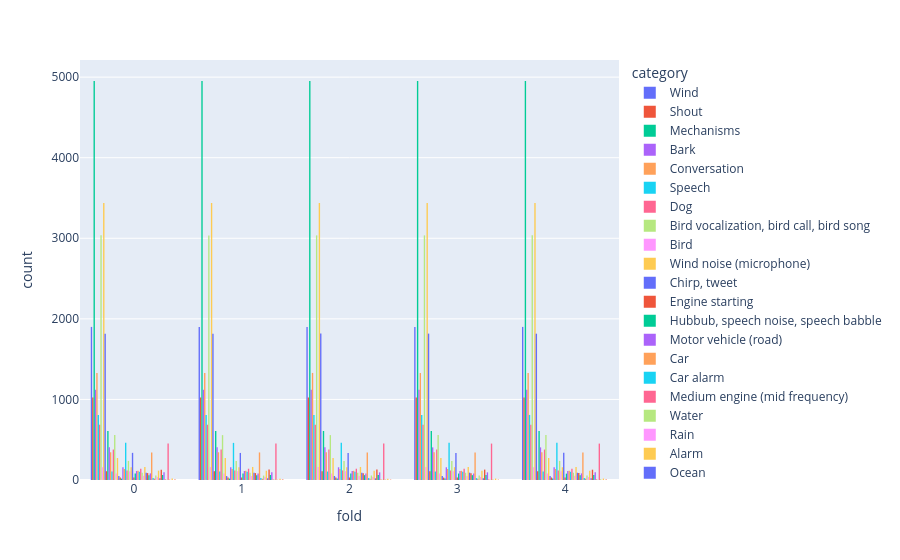

The code cell stored with this chart in its notebook:
### Code cell
# how many folds are there?
pd_train['fold'].unique()
print("Number of folds:", len(pd_train['fold'].unique()))
print("Folds: ", pd_train['fold'].unique())

# count how manu instances have each fold
pd_train['fold'].value_counts()

#plot the distribution of the folds according to the categories
fig = px.histogram(pd_train, x="fold", color="category", barmode="group")
fig.show()

### Figure 1 — Plotly figure (JSON) as saved in the notebook; plotly's stock layout.template omitted (floating-point values rounded to 4 significant figures; data arrays with more than 128 entries replaced by an {"elided": "..."} marker saying what was removed)
{"data": [{"alignmentgroup": "True", "bingroup": "x", "hovertemplate": "category=Wind<br>fold=%{x}<br>count=%{y}<extra></extra>", "legendgroup": "Wind", "marker": {"color": "#636efa", "pattern": {"shape": ""}}, "name": "Wind", "offsetgroup": "Wind", "orientation": "v", "showlegend": true, "type": "histogram", "x": {"elided": "9500 int values"}, "xaxis": "x", "yaxis": "y"}, {"alignmentgroup": "True", "bingroup": "x", "hovertemplate": "category=Shout<br>fold=%{x}<br>count=%{y}<extra></extra>", "legendgroup": "Shout", "marker": {"color": "#EF553B", "pattern": {"shape": ""}}, "name": "Shout", "offsetgroup": "Shout", "orientation": "v", "showlegend": true, "type": "histogram", "x": {"elided": "5120 int values"}, "xaxis": "x", "yaxis": "y"}, {"alignmentgroup": "True", "bingroup": "x", "hovertemplate": "category=Mechanisms<br>fold=%{x}<br>count=%{y}<extra></extra>", "legendgroup": "Mechanisms", "marker": {"color": "#00cc96", "pattern": {"shape": ""}}, "name": "Mechanisms", "offsetgroup": "Mechanisms", "orientation": "v", "showlegend": true, "type": "histogram", "x": {"elided": "24758 int values"}, "xaxis": "x", "yaxis": "y"}, {"alignmentgroup": "True", "bingroup": "x", "hovertemplate": "category=Bark<br>fold=%{x}<br>count=%{y}<extra></extra>", "legendgroup": "Bark", "marker": {"color": "#ab63fa", "pattern": {"shape": ""}}, "name": "Bark", "offsetgroup": "Bark", "orientation": "v", "showlegend": true, "type": "histogram", "x": {"elided": "5602 int values"}, "xaxis": "x", "yaxis": "y"}, {"alignmentgroup": "True", "bingroup": "x", "hovertemplate": "category=Conversation<br>fold=%{x}<br>count=%{y}<extra></extra>", "legendgroup": "Conversation", "marker": {"color": "#FFA15A", "pattern": {"shape": ""}}, "name": "Conversation", "offsetgroup": "Conversation", "orientation": "v", "showlegend": true, "type": "histogram", "x": {"elided": "6643 int values"}, "xaxis": "x", "yaxis": "y"}, {"alignmentgroup": "True", "bingroup": "x", "hovertemplate": "category=Speech<br>fold=%{x}<br>count=%{y}<extra></extra>", "legendgroup": "Speech", "marker": {"color": "#19d3f3", "pattern": {"shape": ""}}, "name": "Speech", "offsetgroup": "Speech", "orientation": "v", "showlegend": true, "type": "histogram", "x": {"elided": "4040 int values"}, "xaxis": "x", "yaxis": "y"}, {"alignmentgroup": "True", "bingroup": "x", "hovertemplate": "category=Dog<br>fold=%{x}<br>count=%{y}<extra></extra>", "legendgroup": "Dog", "marker": {"color": "#FF6692", "pattern": {"shape": ""}}, "name": "Dog", "offsetgroup": "Dog", "orientation": "v", "showlegend": true, "type": "histogram", "x": {"elided": "3431 int values"}, "xaxis": "x", "yaxis": "y"}, {"alignmentgroup": "True", "bingroup": "x", "hovertemplate": "category=Bird vocalization, bird call, bird song<br>fold=%{x}<br>count=%{y}<extra></extra>", "legendgroup": "Bird vocalization, bird call, bird song", "marker": {"color": "#B6E880", "pattern": {"shape": ""}}, "name": "Bird vocalization, bird call, bird song", "offsetgroup": "Bird vocalization, bird call, bird song", "orientation": "v", "showlegend": true, "type": "histogram", "x": {"elided": "15182 int values"}, "xaxis": "x", "yaxis": "y"}, {"alignmentgroup": "True", "bingroup": "x", "hovertemplate": "category=Bird<br>fold=%{x}<br>count=%{y}<extra></extra>", "legendgroup": "Bird", "marker": {"color": "#FF97FF", "pattern": {"shape": ""}}, "name": "Bird", "offsetgroup": "Bird", "orientation": "v", "showlegend": true, "type": "histogram", "x": {"elided": "798 int values"}, "xaxis": "x", "yaxis": "y"}, {"alignmentgroup": "True", "bingroup": "x", "hovertemplate": "category=Wind noise (microphone)<br>fold=%{x}<br>count=%{y}<extra></extra>", "legendgroup": "Wind noise (microphone)", "marker": {"color": "#FECB52", "pattern": {"shape": ""}}, "name": "Wind noise (microphone)", "offsetgroup": "Wind noise (microphone)", "orientation": "v", "showlegend": true, "type": "histogram", "x": {"elided": "17188 int values"}, "xaxis": "x", "yaxis": "y"}, {"alignmentgroup": "True", "bingroup": "x", "hovertemplate": "category=Chirp, tweet<br>fold=%{x}<br>count=%{y}<extra></extra>", "legendgroup": "Chirp, tweet", "marker": {"color": "#636efa", "pattern": {"shape": ""}}, "name": "Chirp, tweet", "offsetgroup": "Chirp, tweet", "orientation": "v", "showlegend": true, "type": "histogram", "x": {"elided": "9082 int values"}, "xaxis": "x", "yaxis": "y"}, {"alignmentgroup": "True", "bingroup": "x", "hovertemplate": "category=Engine starting<br>fold=%{x}<br>count=%{y}<extra></extra>", "legendgroup": "Engine starting", "marker": {"color": "#EF553B", "pattern": {"shape": ""}}, "name": "Engine starting", "offsetgroup": "Engine starting", "orientation": "v", "showlegend": true, "type": "histogram", "x": {"elided": "543 int values"}, "xaxis": "x", "yaxis": "y"}, {"alignmentgroup": "True", "bingroup": "x", "hovertemplate": "category=Hubbub, speech noise, speech babble<br>fold=%{x}<br>count=%{y}<extra></extra>", "legendgroup": "Hubbub, speech noise, speech babble", "marker": {"color": "#00cc96", "pattern": {"shape": ""}}, "name": "Hubbub, speech noise, speech babble", "offsetgroup": "Hubbub, speech noise, speech babble", "orientation": "v", "showlegend": true, "type": "histogram", "x": {"elided": "3038 int values"}, "xaxis": "x", "yaxis": "y"}, {"alignmentgroup": "True", "bingroup": "x", "hovertemplate": "category=Motor vehicle (road)<br>fold=%{x}<br>count=%{y}<extra></extra>", "legendgroup": "Motor vehicle (road)", "marker": {"color": "#ab63fa", "pattern": {"shape": ""}}, "name": "Motor vehicle (road)", "offsetgroup": "Motor vehicle (road)", "orientation": "v", "showlegend": true, "type": "histogram", "x": {"elided": "2025 int values"}, "xaxis": "x", "yaxis": "y"}, {"alignmentgroup": "True", "bingroup": "x", "hovertemplate": "category=Car<br>fold=%{x}<br>count=%{y}<extra></extra>", "legendgroup": "Car", "marker": {"color": "#FFA15A", "pattern": {"shape": ""}}, "name": "Car", "offsetgroup": "Car", "orientation": "v", "showlegend": true, "type": "histogram", "x": {"elided": "1718 int values"}, "xaxis": "x", "yaxis": "y"}, {"alignmentgroup": "True", "bingroup": "x", "hovertemplate": "category=Car alarm<br>fold=%{x}<br>count=%{y}<extra></extra>", "legendgroup": "Car alarm", "marker": {"color": "#19d3f3", "pattern": {"shape": ""}}, "name": "Car alarm", "offsetgroup": "Car alarm", "orientation": "v", "showlegend": true, "type": "histogram", "x": {"elided": "525 int values"}, "xaxis": "x", "yaxis": "y"}, {"alignmentgroup": "True", "bingroup": "x", "hovertemplate": "category=Medium engine (mid frequency)<br>fold=%{x}<br>count=%{y}<extra></extra>", "legendgroup": "Medium engine (mid frequency)", "marker": {"color": "#FF6692", "pattern": {"shape": ""}}, "name": "Medium engine (mid frequency)", "offsetgroup": "Medium engine (mid frequency)", "orientation": "v", "showlegend": true, "type": "histogram", "x": {"elided": "1890 int values"}, "xaxis": "x", "yaxis": "y"}, {"alignmentgroup": "True", "bingroup": "x", "hovertemplate": "category=Water<br>fold=%{x}<br>count=%{y}<extra></extra>", "legendgroup": "Water", "marker": {"color": "#B6E880", "pattern": {"shape": ""}}, "name": "Water", "offsetgroup": "Water", "orientation": "v", "showlegend": true, "type": "histogram", "x": {"elided": "2788 int values"}, "xaxis": "x", "yaxis": "y"}, {"alignmentgroup": "True", "bingroup": "x", "hovertemplate": "category=Rain<br>fold=%{x}<br>count=%{y}<extra></extra>", "legendgroup": "Rain", "marker": {"color": "#FF97FF", "pattern": {"shape": ""}}, "name": "Rain", "offsetgroup": "Rain", "orientation": "v", "showlegend": true, "type": "histogram", "x": {"elided": "407 int values"}, "xaxis": "x", "yaxis": "y"}, {"alignmentgroup": "True", "bingroup": "x", "hovertemplate": "category=Alarm<br>fold=%{x}<br>count=%{y}<extra></extra>", "legendgroup": "Alarm", "marker": {"color": "#FECB52", "pattern": {"shape": ""}}, "name": "Alarm", "offsetgroup": "Alarm", "orientation": "v", "showlegend": true, "type": "histogram", "x": {"elided": "1364 int values"}, "xaxis": "x", "yaxis": "y"}, {"alignmentgroup": "True", "bingroup": "x", "hovertemplate": "category=Ocean<br>fold=%{x}<br>count=%{y}<extra></extra>", "legendgroup": "Ocean", "marker": {"color": "#636efa", "pattern": {"shape": ""}}, "name": "Ocean", "offsetgroup": "Ocean", "orientation": "v", "showlegend": true, "type": "histogram", "x": {"elided": "247 int values"}, "xaxis": "x", "yaxis": "y"}, {"alignmentgroup": "True", "bingroup": "x", "hovertemplate": "category=Ship<br>fold=%{x}<br>count=%{y}<extra></extra>", "legendgroup": "Ship", "marker": {"color": "#EF553B", "pattern": {"shape": ""}}, "name": "Ship", "offsetgroup": "Ship", "orientation": "v", "showlegend": true, "type": "histogram", "x": {"elided": "152 int values"}, "xaxis": "x", "yaxis": "y"}, {"alignmentgroup": "True", "bingroup": "x", "hovertemplate": "category=Light engine (high frequency)<br>fold=%{x}<br>count=%{y}<extra></extra>", "legendgroup": "Light engine (high frequency)", "marker": {"color": "#00cc96", "pattern": {"shape": ""}}, "name": "Light engine (high frequency)", "offsetgroup": "Light engine (high frequency)", "orientation": "v", "showlegend": true, "type": "histogram", "x": [4, 1, 3, 4, 4, 1, 4, 4, 3, 2, 2, 3, 3, 1, 1, 0, 2, 3, 2, 3, 3, 1, 0, 4, 1, 0, 0, 0, 0, 3, 2, 2, 3, 3, 0, 4, 2, 1, 2, 0, 0, 2, 1, 2, 2, 1, 2, 3, 1, 4, 1, 0, 1, 3, 4, 0, 4, 0, 2, 2, 0, 1, 2, 0, 4, 0, 1, 1, 4, 1, 3, 2, 4, 3, 1, 1, 3, 4, 4, 2, 0, 4, 4, 3, 0, 3, 4, 3, 2], "xaxis": "x", "yaxis": "y"}, {"alignmentgroup": "True", "bingroup": "x", "hovertemplate": "category=Tools<br>fold=%{x}<br>count=%{y}<extra></extra>", "legendgroup": "Tools", "marker": {"color": "#ab63fa", "pattern": {"shape": ""}}, "name": "Tools", "offsetgroup": "Tools", "orientation": "v", "showlegend": true, "type": "histogram", "x": {"elided": "792 int values"}, "xaxis": "x", "yaxis": "y"}, {"alignmentgroup": "True", "bingroup": "x", "hovertemplate": "category=Truck<br>fold=%{x}<br>count=%{y}<extra></extra>", "legendgroup": "Truck", "marker": {"color": "#FFA15A", "pattern": {"shape": ""}}, "name": "Truck", "offsetgroup": "Truck", "orientation": "v", "showlegend": true, "type": "histogram", "x": {"elided": "684 int values"}, "xaxis": "x", "yaxis": "y"}, {"alignmentgroup": "True", "bingroup": "x", "hovertemplate": "category=Thump, thud<br>fold=%{x}<br>count=%{y}<extra></extra>", "legendgroup": "Thump, thud", "marker": {"color": "#19d3f3", "pattern": {"shape": ""}}, "name": "Thump, thud", "offsetgroup": "Thump, thud", "orientation": "v", "showlegend": true, "type": "histogram", "x": {"elided": "2305 int values"}, "xaxis": "x", "yaxis": "y"}, {"alignmentgroup": "True", "bingroup": "x", "hovertemplate": "category=Traffic noise, roadway noise<br>fold=%{x}<br>count=%{y}<extra></extra>", "legendgroup": "Traffic noise, roadway noise", "marker": {"color": "#FF6692", "pattern": {"shape": ""}}, "name": "Traffic noise, roadway noise", "offsetgroup": "Traffic noise, roadway noise", "orientation": "v", "showlegend": true, "type": "histogram", "x": {"elided": "592 int values"}, "xaxis": "x", "yaxis": "y"}, {"alignmentgroup": "True", "bingroup": "x", "hovertemplate": "category=Screaming<br>fold=%{x}<br>count=%{y}<extra></extra>", "legendgroup": "Screaming", "marker": {"color": "#B6E880", "pattern": {"shape": ""}}, "name": "Screaming", "offsetgroup": "Screaming", "orientation": "v", "showlegend": true, "type": "histogram", "x": {"elided": "1183 int values"}, "xaxis": "x", "yaxis": "y"}, {"alignmentgroup": "True", "bingroup": "x", "hovertemplate": "category=Motorcycle<br>fold=%{x}<br>count=%{y}<extra></extra>", "legendgroup": "Motorcycle", "marker": {"color": "#FF97FF", "pattern": {"shape": ""}}, "name": "Motorcycle", "offsetgroup": "Motorcycle", "orientation": "v", "showlegend": true, "type": "histogram", "x": {"elided": "546 int values"}, "xaxis": "x", "yaxis": "y"}, {"alignmentgroup": "True", "bingroup": "x", "hovertemplate": "category=Squeak<br>fold=%{x}<br>count=%{y}<extra></extra>", "legendgroup": "Squeak", "marker": {"color": "#FECB52", "pattern": {"shape": ""}}, "name": "Squeak", "offsetgroup": "Squeak", "orientation": "v", "showlegend": true, "type": "histogram", "x": {"elided": "792 int values"}, "xaxis": "x", "yaxis": "y"}, {"alignmentgroup": "True", "bingroup": "x", "hovertemplate": "category=Reversing beeps<br>fold=%{x}<br>count=%{y}<extra></extra>", "legendgroup": "Reversing beeps", "marker": {"color": "#636efa", "pattern": {"shape": ""}}, "name": "Reversing beeps", "offsetgroup": "Reversing beeps", "orientation": "v", "showlegend": true, "type": "histogram", "x": {"elided": "1682 int values"}, "xaxis": "x", "yaxis": "y"}, {"alignmentgroup": "True", "bingroup": "x", "hovertemplate": "category=Ambulance (siren)<br>fold=%{x}<br>count=%{y}<extra></extra>", "legendgroup": "Ambulance (siren)", "marker": {"color": "#EF553B", "pattern": {"shape": ""}}, "name": "Ambulance (siren)", "offsetgroup": "Ambulance (siren)", "orientation": "v", "showlegend": true, "type": "histogram", "x": {"elided": "154 int values"}, "xaxis": "x", "yaxis": "y"}, {"alignmentgroup": "True", "bingroup": "x", "hovertemplate": "category=Clang<br>fold=%{x}<br>count=%{y}<extra></extra>", "legendgroup": "Clang", "marker": {"color": "#00cc96", "pattern": {"shape": ""}}, "name": "Clang", "offsetgroup": "Clang", "orientation": "v", "showlegend": true, "type": "histogram", "x": {"elided": "399 int values"}, "xaxis": "x", "yaxis": "y"}, {"alignmentgroup": "True", "bingroup": "x", "hovertemplate": "category=Engine<br>fold=%{x}<br>count=%{y}<extra></extra>", "legendgroup": "Engine", "marker": {"color": "#ab63fa", "pattern": {"shape": ""}}, "name": "Engine", "offsetgroup": "Engine", "orientation": "v", "showlegend": true, "type": "histogram", "x": {"elided": "561 int values"}, "xaxis": "x", "yaxis": "y"}, {"alignmentgroup": "True", "bingroup": "x", "hovertemplate": "category=Waves, surf<br>fold=%{x}<br>count=%{y}<extra></extra>", "legendgroup": "Waves, surf", "marker": {"color": "#FFA15A", "pattern": {"shape": ""}}, "name": "Waves, surf", "offsetgroup": "Waves, surf", "orientation": "v", "showlegend": true, "type": "histogram", "x": {"elided": "571 int values"}, "xaxis": "x", "yaxis": "y"}, {"alignmentgroup": "True", "bingroup": "x", "hovertemplate": "category=Whistle<br>fold=%{x}<br>count=%{y}<extra></extra>", "legendgroup": "Whistle", "marker": {"color": "#19d3f3", "pattern": {"shape": ""}}, "name": "Whistle", "offsetgroup": "Whistle", "orientation": "v", "showlegend": true, "type": "histogram", "x": {"elided": "513 int values"}, "xaxis": "x", "yaxis": "y"}, {"alignmentgroup": "True", "bingroup": "x", "hovertemplate": "category=Siren<br>fold=%{x}<br>count=%{y}<extra></extra>", "legendgroup": "Siren", "marker": {"color": "#FF6692", "pattern": {"shape": ""}}, "name": "Siren", "offsetgroup": "Siren", "orientation": "v", "showlegend": true, "type": "histogram", "x": {"elided": "700 int values"}, "xaxis": "x", "yaxis": "y"}, {"alignmentgroup": "True", "bingroup": "x", "hovertemplate": "category=Stream<br>fold=%{x}<br>count=%{y}<extra></extra>", "legendgroup": "Stream", "marker": {"color": "#B6E880", "pattern": {"shape": ""}}, "name": "Stream", "offsetgroup": "Stream", "orientation": "v", "showlegend": true, "type": "histogram", "x": {"elided": "450 int values"}, "xaxis": "x", "yaxis": "y"}, {"alignmentgroup": "True", "bingroup": "x", "hovertemplate": "category=Mechanical fan<br>fold=%{x}<br>count=%{y}<extra></extra>", "legendgroup": "Mechanical fan", "marker": {"color": "#FF97FF", "pattern": {"shape": ""}}, "name": "Mechanical fan", "offsetgroup": "Mechanical fan", "orientation": "v", "showlegend": true, "type": "histogram", "x": {"elided": "257 int values"}, "xaxis": "x", "yaxis": "y"}, {"alignmentgroup": "True", "bingroup": "x", "hovertemplate": "category=Air horn, truck horn<br>fold=%{x}<br>count=%{y}<extra></extra>", "legendgroup": "Air horn, truck horn", "marker": {"color": "#FECB52", "pattern": {"shape": ""}}, "name": "Air horn, truck horn", "offsetgroup": "Air horn, truck horn", "orientation": "v", "showlegend": true, "type": "histogram", "x": {"elided": "809 int values"}, "xaxis": "x", "yaxis": "y"}, {"alignmentgroup": "True", "bingroup": "x", "hovertemplate": "category=Rain on surface<br>fold=%{x}<br>count=%{y}<extra></extra>", "legendgroup": "Rain on surface", "marker": {"color": "#636efa", "pattern": {"shape": ""}}, "name": "Rain on surface", "offsetgroup": "Rain on surface", "orientation": "v", "showlegend": true, "type": "histogram", "x": {"elided": "454 int values"}, "xaxis": "x", "yaxis": "y"}, {"alignmentgroup": "True", "bingroup": "x", "hovertemplate": "category=Engine knocking<br>fold=%{x}<br>count=%{y}<extra></extra>", "legendgroup": "Engine knocking", "marker": {"color": "#EF553B", "pattern": {"shape": ""}}, "name": "Engine knocking", "offsetgroup": "Engine knocking", "orientation": "v", "showlegend": true, "type": "histogram", "x": {"elided": "428 int values"}, "xaxis": "x", "yaxis": "y"}, {"alignmentgroup": "True", "bingroup": "x", "hovertemplate": "category=Car passing by<br>fold=%{x}<br>count=%{y}<extra></extra>", "legendgroup": "Car passing by", "marker": {"color": "#00cc96", "pattern": {"shape": ""}}, "name": "Car passing by", "offsetgroup": "Car passing by", "orientation": "v", "showlegend": true, "type": "histogram", "x": {"elided": "300 int values"}, "xaxis": "x", "yaxis": "y"}, {"alignmentgroup": "True", "bingroup": "x", "hovertemplate": "category=Air brake<br>fold=%{x}<br>count=%{y}<extra></extra>", "legendgroup": "Air brake", "marker": {"color": "#ab63fa", "pattern": {"shape": ""}}, "name": "Air brake", "offsetgroup": "Air brake", "orientation": "v", "showlegend": true, "type": "histogram", "x": {"elided": "409 int values"}, "xaxis": "x", "yaxis": "y"}, {"alignmentgroup": "True", "bingroup": "x", "hovertemplate": "category=Vehicle horn, car horn, honking<br>fold=%{x}<br>count=%{y}<extra></extra>", "legendgroup": "Vehicle horn, car horn, honking", "marker": {"color": "#FFA15A", "pattern": {"shape": ""}}, "name": "Vehicle horn, car horn, honking", "offsetgroup": "Vehicle horn, car horn, honking", "orientation": "v", "showlegend": true, "type": "histogram", "x": {"elided": "1710 int values"}, "xaxis": "x", "yaxis": "y"}, {"alignmentgroup": "True", "bingroup": "x", "hovertemplate": "category=Emergency vehicle<br>fold=%{x}<br>count=%{y}<extra></extra>", "legendgroup": "Emergency vehicle", "marker": {"color": "#19d3f3", "pattern": {"shape": ""}}, "name": "Emergency vehicle", "offsetgroup": "Emergency vehicle", "orientation": "v", "showlegend": true, "type": "histogram", "x": [0, 2, 3, 3, 3, 1, 2, 0, 0, 2, 1, 3, 0, 4, 0, 2, 4, 2, 4, 1, 1, 4, 1, 2, 4, 3, 0, 4, 1, 1, 4, 1, 1, 0, 1, 3, 0, 3, 4, 2, 3, 0, 4, 2, 4, 4, 2, 1, 4, 3, 2, 3, 4, 1, 3, 4, 0, 3, 4, 3, 4, 0, 1, 1, 0, 0, 0, 3, 4, 3, 2, 3, 3, 1, 0, 2, 0, 1, 4, 2, 1, 2, 0, 2, 0, 1, 0, 3, 1, 2, 3, 2, 2, 2, 3, 2, 1, 0, 3, 2, 0, 4, 1, 1, 4, 3, 4, 4, 2, 1, 0, 2, 2, 3, 3, 2, 4, 4, 1, 0, 1, 0], "xaxis": "x", "yaxis": "y"}, {"alignmentgroup": "True", "bingroup": "x", "hovertemplate": "category=Rumble<br>fold=%{x}<br>count=%{y}<extra></extra>", "legendgroup": "Rumble", "marker": {"color": "#FF6692", "pattern": {"shape": ""}}, "name": "Rumble", "offsetgroup": "Rumble", "orientation": "v", "showlegend": true, "type": "histogram", "x": [4, 1, 0, 3, 4, 4, 3, 4, 4, 0, 0, 4, 1, 3, 0, 0, 3, 0, 3, 1, 2, 2, 2, 1, 4, 4, 2, 0, 4, 0, 0, 2, 0, 1, 3, 0, 4, 0, 1, 1, 4, 2, 3, 2, 1, 2, 1, 3, 0, 4, 1, 1, 0, 2, 2, 3, 2, 1, 4, 2, 1, 3, 3, 4, 4, 1, 3, 3, 0, 0, 3, 2, 2, 3, 2, 1, 2, 3, 1, 4, 0, 1, 4, 3], "xaxis": "x", "yaxis": "y"}, {"alignmentgroup": "True", "bingroup": "x", "hovertemplate": "category=Thunk<br>fold=%{x}<br>count=%{y}<extra></extra>", "legendgroup": "Thunk", "marker": {"color": "#B6E880", "pattern": {"shape": ""}}, "name": "Thunk", "offsetgroup": "Thunk", "orientation": "v", "showlegend": true, "type": "histogram", "x": {"elided": "276 int values"}, "xaxis": "x", "yaxis": "y"}, {"alignmentgroup": "True", "bingroup": "x", "hovertemplate": "category=Buzzer<br>fold=%{x}<br>count=%{y}<extra></extra>", "legendgroup": "Buzzer", "marker": {"color": "#FF97FF", "pattern": {"shape": ""}}, "name": "Buzzer", "offsetgroup": "Buzzer", "orientation": "v", "showlegend": true, "type": "histogram", "x": {"elided": "185 int values"}, "xaxis": "x", "yaxis": "y"}, {"alignmentgroup": "True", "bingroup": "x", "hovertemplate": "category=Gears<br>fold=%{x}<br>count=%{y}<extra></extra>", "legendgroup": "Gears", "marker": {"color": "#FECB52", "pattern": {"shape": ""}}, "name": "Gears", "offsetgroup": "Gears", "orientation": "v", "showlegend": true, "type": "histogram", "x": {"elided": "578 int values"}, "xaxis": "x", "yaxis": "y"}, {"alignmentgroup": "True", "bingroup": "x", "hovertemplate": "category=Sailboat, sailing ship<br>fold=%{x}<br>count=%{y}<extra></extra>", "legendgroup": "Sailboat, sailing ship", "marker": {"color": "#636efa", "pattern": {"shape": ""}}, "name": "Sailboat, sailing ship", "offsetgroup": "Sailboat, sailing ship", "orientation": "v", "showlegend": true, "type": "histogram", "x": [0, 0, 0, 2, 2, 2, 1, 4, 3, 3, 4, 4, 0, 3, 4, 4, 3, 0, 4, 2, 2, 0, 3, 2, 3, 0, 1, 3, 4, 1, 3, 4, 0, 3, 4, 3, 2, 2, 2, 4, 0, 2, 1, 0, 3, 1, 4, 2, 1, 1, 4, 3, 2, 0, 0, 2, 0, 0, 4, 3, 1, 0, 1, 1, 2, 1, 3, 1, 4, 4, 0, 4, 2, 1, 2, 3, 1, 0, 3, 1, 2, 3, 0, 1, 3, 3, 4, 1, 2, 4, 3, 0, 0, 1, 2, 3, 4, 1, 4, 1, 0, 1, 2, 4, 2], "xaxis": "x", "yaxis": "y"}, {"alignmentgroup": "True", "bingroup": "x", "hovertemplate": "category=Steam<br>fold=%{x}<br>count=%{y}<extra></extra>", "legendgroup": "Steam", "marker": {"color": "#EF553B", "pattern": {"shape": ""}}, "name": "Steam", "offsetgroup": "Steam", "orientation": "v", "showlegend": true, "type": "histogram", "x": {"elided": "643 int values"}, "xaxis": "x", "yaxis": "y"}, {"alignmentgroup": "True", "bingroup": "x", "hovertemplate": "category=Helicopter<br>fold=%{x}<br>count=%{y}<extra></extra>", "legendgroup": "Helicopter", "marker": {"color": "#00cc96", "pattern": {"shape": ""}}, "name": "Helicopter", "offsetgroup": "Helicopter", "orientation": "v", "showlegend": true, "type": "histogram", "x": {"elided": "311 int values"}, "xaxis": "x", "yaxis": "y"}, {"alignmentgroup": "True", "bingroup": "x", "hovertemplate": "category=Heavy engine (low frequency)<br>fold=%{x}<br>count=%{y}<extra></extra>", "legendgroup": "Heavy engine (low frequency)", "marker": {"color": "#ab63fa", "pattern": {"shape": ""}}, "name": "Heavy engine (low frequency)", "offsetgroup": "Heavy engine (low frequency)", "orientation": "v", "showlegend": true, "type": "histogram", "x": {"elided": "476 int values"}, "xaxis": "x", "yaxis": "y"}, {"alignmentgroup": "True", "bingroup": "x", "hovertemplate": "category=White noise<br>fold=%{x}<br>count=%{y}<extra></extra>", "legendgroup": "White noise", "marker": {"color": "#FFA15A", "pattern": {"shape": ""}}, "name": "White noise", "offsetgroup": "White noise", "orientation": "v", "showlegend": true, "type": "histogram", "x": [3, 1, 2, 2, 0, 0, 3, 2, 3, 1, 0, 2, 1, 3, 4, 0, 0, 1, 3, 2, 4, 1, 4, 3, 4, 2, 2, 2, 3, 4, 3, 0, 0, 2, 4, 1, 3, 1, 4, 4, 4, 0, 1, 3, 2, 0, 1, 0, 4, 1], "xaxis": "x", "yaxis": "y"}, {"alignmentgroup": "True", "bingroup": "x", "hovertemplate": "category=Pulleys<br>fold=%{x}<br>count=%{y}<extra></extra>", "legendgroup": "Pulleys", "marker": {"color": "#19d3f3", "pattern": {"shape": ""}}, "name": "Pulleys", "offsetgroup": "Pulleys", "orientation": "v", "showlegend": true, "type": "histogram", "x": [0, 4, 2, 2, 4, 0, 1, 3, 1, 0, 3, 1, 1, 4, 3, 2], "xaxis": "x", "yaxis": "y"}, {"alignmentgroup": "True", "bingroup": "x", "hovertemplate": "category=Hammer<br>fold=%{x}<br>count=%{y}<extra></extra>", "legendgroup": "Hammer", "marker": {"color": "#FF6692", "pattern": {"shape": ""}}, "name": "Hammer", "offsetgroup": "Hammer", "orientation": "v", "showlegend": true, "type": "histogram", "x": {"elided": "2260 int values"}, "xaxis": "x", "yaxis": "y"}, {"alignmentgroup": "True", "bingroup": "x", "hovertemplate": "category=Chirp tone<br>fold=%{x}<br>count=%{y}<extra></extra>", "legendgroup": "Chirp tone", "marker": {"color": "#B6E880", "pattern": {"shape": ""}}, "name": "Chirp tone", "offsetgroup": "Chirp tone", "orientation": "v", "showlegend": true, "type": "histogram", "x": [1, 3, 2, 4, 1, 4, 0, 1, 1, 4, 3, 0, 4, 1, 3, 3, 2, 1, 2, 2, 4, 2, 2, 0, 0, 2, 4, 1, 4, 0, 3, 3, 3, 4, 2, 3, 0, 0, 0], "xaxis": "x", "yaxis": "y"}, {"alignmentgroup": "True", "bingroup": "x", "hovertemplate": "category=Raindrop<br>fold=%{x}<br>count=%{y}<extra></extra>", "legendgroup": "Raindrop", "marker": {"color": "#FF97FF", "pattern": {"shape": ""}}, "name": "Raindrop", "offsetgroup": "Raindrop", "orientation": "v", "showlegend": true, "type": "histogram", "x": [4, 3, 1, 0, 0, 4, 2, 1, 2, 3, 2, 1, 4, 1, 2, 3, 0], "xaxis": "x", "yaxis": "y"}, {"alignmentgroup": "True", "bingroup": "x", "hovertemplate": "category=Air conditioning<br>fold=%{x}<br>count=%{y}<extra></extra>", "legendgroup": "Air conditioning", "marker": {"color": "#FECB52", "pattern": {"shape": ""}}, "name": "Air conditioning", "offsetgroup": "Air conditioning", "orientation": "v", "showlegend": true, "type": "histogram", "x": [2, 3, 2, 0, 2, 1, 4, 4, 4, 1, 0, 3, 0, 2, 3, 3, 4, 1, 1, 3, 4, 3, 1, 1, 1, 3, 4, 4, 0, 0, 2, 3, 2, 0, 4, 4, 2, 1, 4, 0, 4, 0, 3, 3, 4, 2, 3, 0, 1, 1, 3, 4, 1, 3, 4, 0, 0, 1, 3, 1, 2, 1, 0, 0, 3, 2, 0, 0, 4, 0, 3, 2, 2, 3, 2, 1, 2, 0, 2, 1, 4, 2, 1, 3, 2, 4, 0, 4], "xaxis": "x", "yaxis": "y"}, {"alignmentgroup": "True", "bingroup": "x", "hovertemplate": "category=Squawk<br>fold=%{x}<br>count=%{y}<extra></extra>", "legendgroup": "Squawk", "marker": {"color": "#636efa", "pattern": {"shape": ""}}, "name": "Squawk", "offsetgroup": "Squawk", "orientation": "v", "showlegend": true, "type": "histogram", "x": [1, 3, 2], "xaxis": "x", "yaxis": "y"}, {"alignmentgroup": "True", "bingroup": "x", "hovertemplate": "category=Domestic animals, pets<br>fold=%{x}<br>count=%{y}<extra></extra>", "legendgroup": "Domestic animals, pets", "marker": {"color": "#EF553B", "pattern": {"shape": ""}}, "name": "Domestic animals, pets", "offsetgroup": "Domestic animals, pets", "orientation": "v", "showlegend": true, "type": "histogram", "x": [4, 0, 2, 0, 0, 4, 1, 2, 2, 4, 1, 3, 2, 3, 0, 3, 3, 0, 1, 1, 4, 1, 4], "xaxis": "x", "yaxis": "y"}, {"alignmentgroup": "True", "bingroup": "x", "hovertemplate": "category=Outside, urban or manmade<br>fold=%{x}<br>count=%{y}<extra></extra>", "legendgroup": "Outside, urban or manmade", "marker": {"color": "#00cc96", "pattern": {"shape": ""}}, "name": "Outside, urban or manmade", "offsetgroup": "Outside, urban or manmade", "orientation": "v", "showlegend": true, "type": "histogram", "x": [2], "xaxis": "x", "yaxis": "y"}], "layout": {"barmode": "group", "legend": {"title": {"text": "category"}, "tracegroupgap": 0}, "margin": {"t": 60}, "xaxis": {"anchor": "y", "domain": [0, 1], "title": {"text": "fold"}}, "yaxis": {"anchor": "x", "domain": [0, 1], "title": {"text": "count"}}}}
